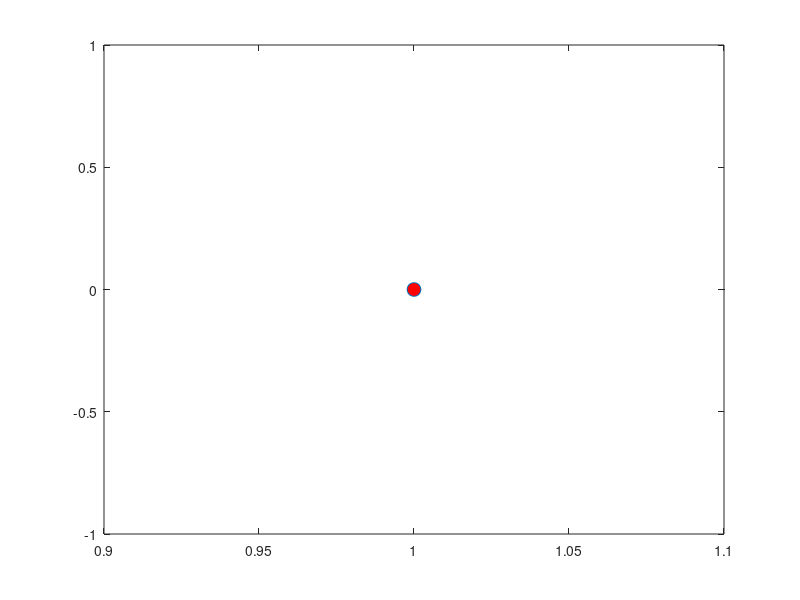

MATLAB code for this plot: (Note: this script raises an error after producing the figure.)

clear; close all;
r=1;
% Create data
t = 0:0.001:1;   % Time data
th = 0:pi/50:2*pi;
%x = sin(2*pi*t); % Position data
x = r * cos(th) + 0;
y = r * sin(th) + 0;
% Draw initial figure
figure(1);
set(gcf,'Renderer','OpenGL'); 
h = plot(x(1),0,'o','MarkerSize',10,'MarkerFaceColor','r');
set(h,'EraseMode','normal');
xlim([-1.5,1.5]);
ylim([-1.5,1.5]);

% Animation Loop
i = 1;
while i<=length(x)
    set(h,'XData',x(i),'YData',y(i));
    drawnow;
    i = i+1;
    pause(0.01);
end
